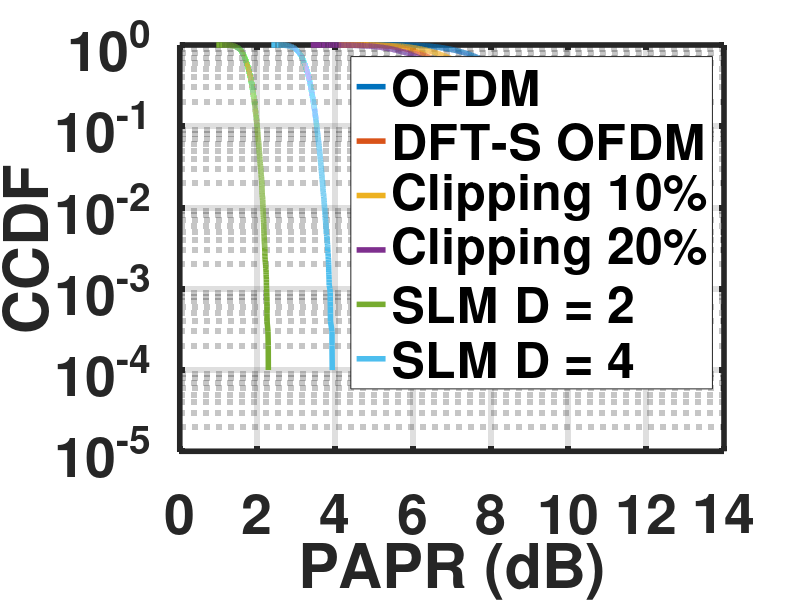

Source code (MATLAB):
load('papr_ccdf.mat');

LineWidth = 4;
FontSize = 40;
MarkerSize = 14;

for i = 1 : 6
    semilogy(papr(:, i), 1-cdf(:, i), 'LineWidth', LineWidth);
    hold on;
end
hold off;
grid on;
legend({'OFDM', ...
        'DFT-S OFDM', ...
        ['Clipping ', num2str(clip(1)*100), '%'], ...
        ['Clipping ', num2str(clip(2)*100), '%'], ...
        ['SLM D = ', num2str(D(1))], ...
        ['SLM D = ', num2str(D(2))]}, ...
       'FontWeight', 'bold', 'FontSize', 34);
   
xlabel('PAPR (dB)', 'FontWeight', 'bold', 'FontSize', FontSize);
ylabel('CCDF', 'FontWeight', 'bold', 'FontSize', FontSize);

set(gca, 'LineWidth', LineWidth, 'FontWeight', 'bold', 'FontSize', FontSize);
